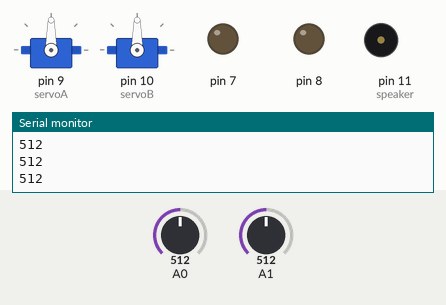
Simulated run of this sketch. Board: Arduino Uno, built with avr-gcc and run on an emulated ATmega328P. On the bench: 2 × servo, output pins drawn as LEDs (lit = HIGH), buzzer (waves = sounding), the last lines printed to the serial monitor. Inputs (shaded band) come from the test bench; at power-on: A1 = 512, A0 = 512.

Above: at 2.2 s.
2.3 s: A1 set to 688
3.8 s: A1 set to 714
At 4.8 s:
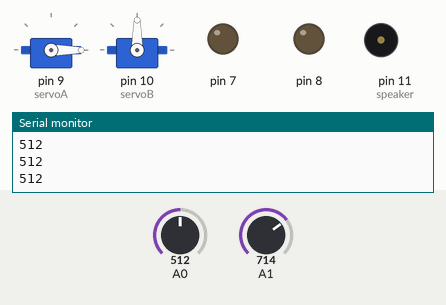
5.3 s: A0 set to 692
6.8 s: A0 set to 715
At 7.1 s:
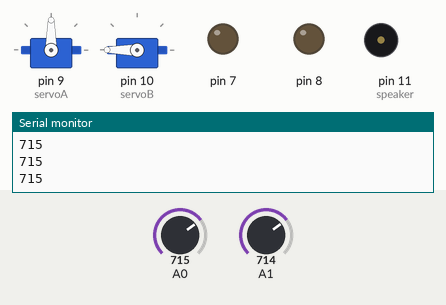
8.3 s: A0 set to 690
At 9.3 s:
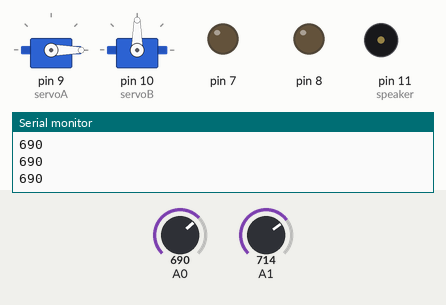
9.8 s: A0 set to 710
At 10.6 s:
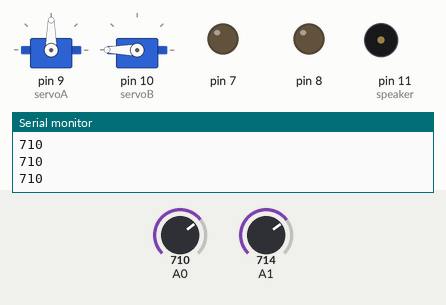
Timing chart, 0 to 12.3 s (numbered marks = the images above; inputs shaded):
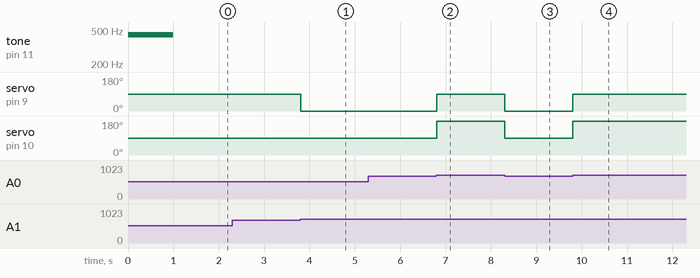

Measured:
- the behaviour switches between 700 and 701 on A1 (found by bisection; images 0 and 1)
- the behaviour switches between 700 and 701 on A0 (found by bisection; images 1 and 2)
- after the input at 3.8 s, servo on pin 9 (servoA): 90° → 0° at once
- after the input at 6.8 s, servo on pin 9 (servoA): 0° → 90° at once; servo on pin 10 (servoB): 90° → 180° at once
- after the input at 8.3 s, servo on pin 9 (servoA): 90° → 0° at once; servo on pin 10 (servoB): 180° → 90° at once
- after the input at 9.8 s, servo on pin 9 (servoA): 0° → 90° at once; servo on pin 10 (servoB): 90° → 180° at once

The sketch:

Final_Code.ino
```cpp
//Adam & Philip Final Project

int speaker = 11;
int tempo=1000;
int w = tempo; //whole note 1


//define pitches for c scale

int f4 = 350;


int sensorPin= 0; // input pin
int sensorValue= 0;// variable to store the sensor valu

void song() {

//     tempo= analogRead(sensorPin);
 w = tempo; //whole note 1

  //note for hakuna matata
//  int lineANotes [] = {f4};
//  int lineARhythm [] = {w};
//
//  for (int n = 0; n < 64; n++) {
//    tempo= analogRead(sensorPin);
// w = tempo; //whole note 1


   //tone(speaker, lineANotes[n], lineARhythm[n]);
   tone(speaker, 440, 1000);
  delay(1000);
  //}

}


void blink(){
  digitalWrite(8, HIGH);
  digitalWrite(8, LOW);
  digitalWrite(7, HIGH);
  digitalWrite(7, LOW);
}


//bring servo object and function

#include<Servo.h>
//create instance of servo object
Servo servoA;
Servo servoB;

//set up -run one thime

void setup() {
  pinMode(speaker, OUTPUT);
  pinMode(8, OUTPUT);
 pinMode(7, OUTPUT);
  //Attach Servo to pin 9
  servoA.attach(9);//Left Wheel // number reads 470
  servoB.attach(10);//Right Wheel
  song();
   blink();
  Serial.begin(9600);
}

void loop() {
  //using photo resistor
  //song();
  Serial.println(analogRead(0));

  if (analogRead(1) >700) {

      if(analogRead(0) > 700){
        servoA.write(90);
        servoB.write(180);
      }
      if (analogRead(0)<700){
        servoA.write(0);
        servoB.write(90);

      }

  }

  else {
    servoA.write(90);
    servoB.write(90);
  }
}
```
